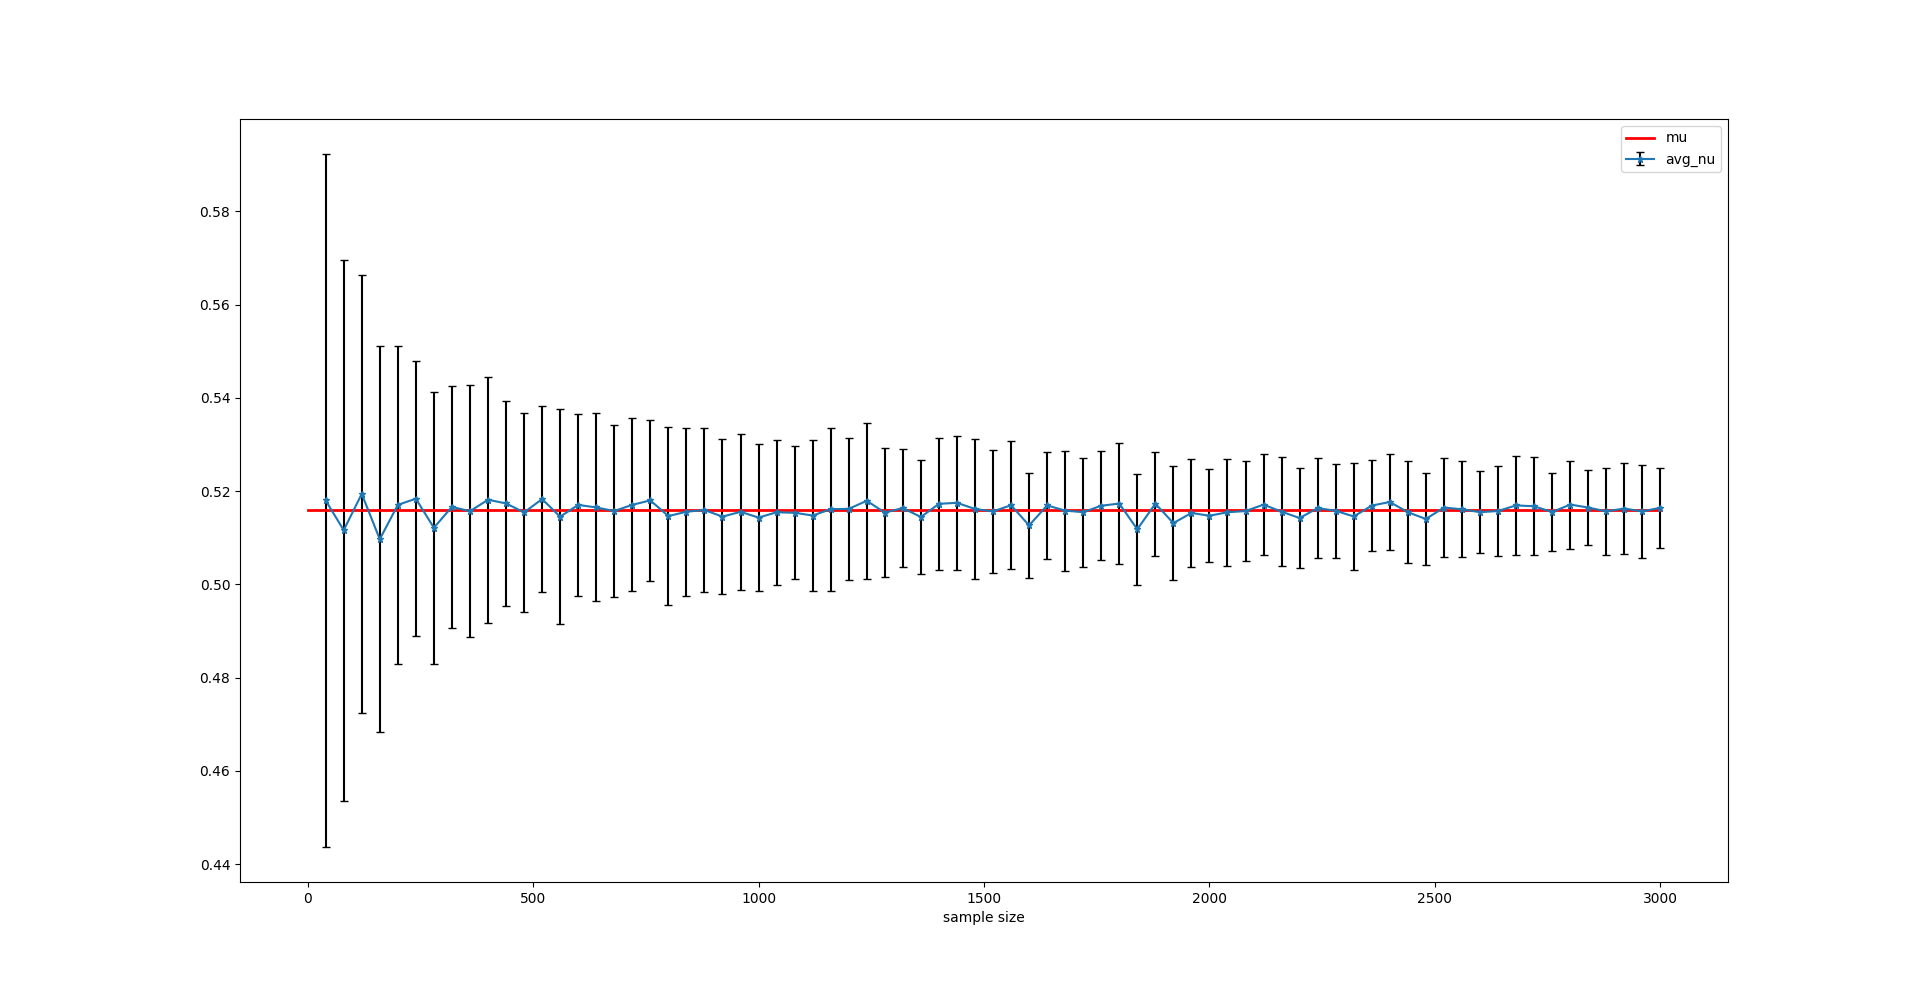

This chart was generated by the following Python code:
import numpy as np
import random
import matplotlib.pyplot as plt

bin_size=3000
bin=list(np.random.randint(2, size=bin_size))
countb_0=bin.count(0)
countb_1=bin.count(1)
mu = countb_0/(countb_0+countb_1)

print("mu is",mu)

l=list(range(40,bin_size+1,40))

plot = []
for i in range(40,bin_size+1,40):

    lnu = []
    for j in range(100):
        sample=[]
        for k in range(i):
            sample.append(random.choice(bin))
        counts_0 = sample.count(0)
        counts_1 = sample.count(1)
        nu = counts_0 / (counts_0 + counts_1)
        lnu.append(nu)

    plot.append(lnu)

plot_final=[]
for i in range(40,bin_size+1,40):
    nu_avg=sum(plot[l.index(i)])/100
    plot_final.append(nu_avg)


std_deviation=[]
for i in range(40,bin_size+1,40):
    std_dev=0
    for j in range(100):
        std_dev = std_dev + (mu-(plot[l.index(i)][j]))**2
    std_deviation.append((std_dev/100)**0.5)

x = [item for item in l]
y = [item for item in plot_final]


plt.errorbar(x,y,yerr=std_deviation,ecolor='black',marker='*',markersize=5,capsize=3,label='avg_nu')
plt.plot([0,bin_size],[mu,mu],color='red',linewidth=2,label='mu')
plt.xlabel('sample size')
plt.legend()
plt.show()
